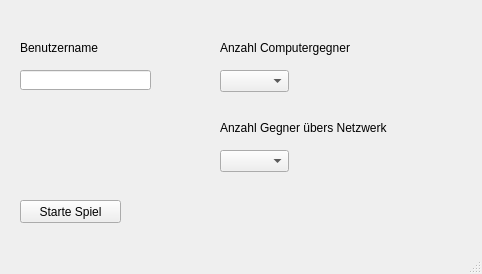
<?xml version="1.0" encoding="UTF-8"?>
<ui version="4.0">
 <class>MainWindow</class>
 <widget class="QMainWindow" name="MainWindow">
  <property name="geometry">
   <rect>
    <x>0</x>
    <y>0</y>
    <width>482</width>
    <height>274</height>
   </rect>
  </property>
  <property name="windowTitle">
   <string>StartGame</string>
  </property>
  <widget class="QWidget" name="centralwidget">
   <widget class="QLineEdit" name="lineEditPlayerName">
    <property name="geometry">
     <rect>
      <x>20</x>
      <y>70</y>
      <width>131</width>
      <height>20</height>
     </rect>
    </property>
   </widget>
   <widget class="QLabel" name="labelPlayerName">
    <property name="geometry">
     <rect>
      <x>20</x>
      <y>40</y>
      <width>131</width>
      <height>16</height>
     </rect>
    </property>
    <property name="text">
     <string>Benutzername</string>
    </property>
   </widget>
   <widget class="QLabel" name="labelNumberOfComputerPlayers">
    <property name="geometry">
     <rect>
      <x>220</x>
      <y>40</y>
      <width>211</width>
      <height>16</height>
     </rect>
    </property>
    <property name="text">
     <string>Anzahl Computergegner</string>
    </property>
   </widget>
   <widget class="QComboBox" name="comboBoxNumberOfComputerPlayers">
    <property name="geometry">
     <rect>
      <x>220</x>
      <y>70</y>
      <width>69</width>
      <height>22</height>
     </rect>
    </property>
   </widget>
   <widget class="QPushButton" name="buttonStartGame">
    <property name="geometry">
     <rect>
      <x>20</x>
      <y>200</y>
      <width>101</width>
      <height>23</height>
     </rect>
    </property>
    <property name="text">
     <string>Starte Spiel</string>
    </property>
   </widget>
   <widget class="QLabel" name="labelNumberOfRemotePlayers">
    <property name="geometry">
     <rect>
      <x>220</x>
      <y>120</y>
      <width>231</width>
      <height>16</height>
     </rect>
    </property>
    <property name="text">
     <string>Anzahl Gegner übers Netzwerk</string>
    </property>
   </widget>
   <widget class="QComboBox" name="comboBoxNumberOfRemotePlayers">
    <property name="geometry">
     <rect>
      <x>220</x>
      <y>150</y>
      <width>69</width>
      <height>22</height>
     </rect>
    </property>
   </widget>
  </widget>
  <widget class="QMenuBar" name="menubar">
   <property name="geometry">
    <rect>
     <x>0</x>
     <y>0</y>
     <width>482</width>
     <height>21</height>
    </rect>
   </property>
  </widget>
  <widget class="QStatusBar" name="statusbar"/>
 </widget>
 <resources/>
 <connections/>
</ui>
